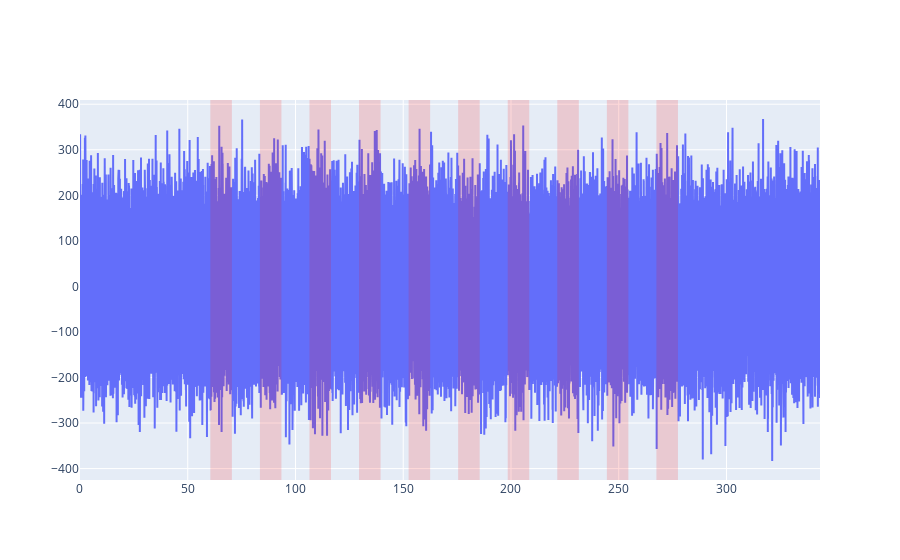

The code cell stored with this chart in its notebook:
### Code cell
"""Align fNIRs Artifact"""
alignDF = stimDF.loc[stimDF['pulse amplitude (μA)'] < 0]
fd.manual_alignment(stimDF = alignDF, stim_start_index = int(60.5*266.6))
fd.plot_artifact(channel = 'D1 Ambient', fc = 1, filter_type = 'highpass', show_stim = True)

### Figure 1 — Plotly figure (JSON) as saved in the notebook; plotly's stock layout.template omitted (floating-point values rounded to 4 significant figures; data arrays with more than 128 entries replaced by an {"elided": "..."} marker saying what was removed)
{"data": [{"customdata": {"elided": "91572 int values"}, "hovertemplate": "%{customdata:.1f}", "x": {"elided": "91572 float values"}, "y": {"elided": "91572 float values"}, "type": "scatter"}], "layout": {"shapes": [{"fillcolor": "red", "line": {"width": 0}, "opacity": 0.15, "type": "rect", "x0": 60.49, "x1": 70.48, "xref": "x", "y0": 0, "y1": 1, "yref": "y domain"}, {"fillcolor": "red", "line": {"width": 0}, "opacity": 0.15, "type": "rect", "x0": 83.49, "x1": 93.48, "xref": "x", "y0": 0, "y1": 1, "yref": "y domain"}, {"fillcolor": "red", "line": {"width": 0}, "opacity": 0.15, "type": "rect", "x0": 106.5, "x1": 116.5, "xref": "x", "y0": 0, "y1": 1, "yref": "y domain"}, {"fillcolor": "red", "line": {"width": 0}, "opacity": 0.15, "type": "rect", "x0": 129.5, "x1": 139.5, "xref": "x", "y0": 0, "y1": 1, "yref": "y domain"}, {"fillcolor": "red", "line": {"width": 0}, "opacity": 0.15, "type": "rect", "x0": 152.5, "x1": 162.5, "xref": "x", "y0": 0, "y1": 1, "yref": "y domain"}, {"fillcolor": "red", "line": {"width": 0}, "opacity": 0.15, "type": "rect", "x0": 175.5, "x1": 185.5, "xref": "x", "y0": 0, "y1": 1, "yref": "y domain"}, {"fillcolor": "red", "line": {"width": 0}, "opacity": 0.15, "type": "rect", "x0": 198.5, "x1": 208.5, "xref": "x", "y0": 0, "y1": 1, "yref": "y domain"}, {"fillcolor": "red", "line": {"width": 0}, "opacity": 0.15, "type": "rect", "x0": 221.5, "x1": 231.5, "xref": "x", "y0": 0, "y1": 1, "yref": "y domain"}, {"fillcolor": "red", "line": {"width": 0}, "opacity": 0.15, "type": "rect", "x0": 244.5, "x1": 254.5, "xref": "x", "y0": 0, "y1": 1, "yref": "y domain"}, {"fillcolor": "red", "line": {"width": 0}, "opacity": 0.15, "type": "rect", "x0": 267.5, "x1": 277.5, "xref": "x", "y0": 0, "y1": 1, "yref": "y domain"}]}}
